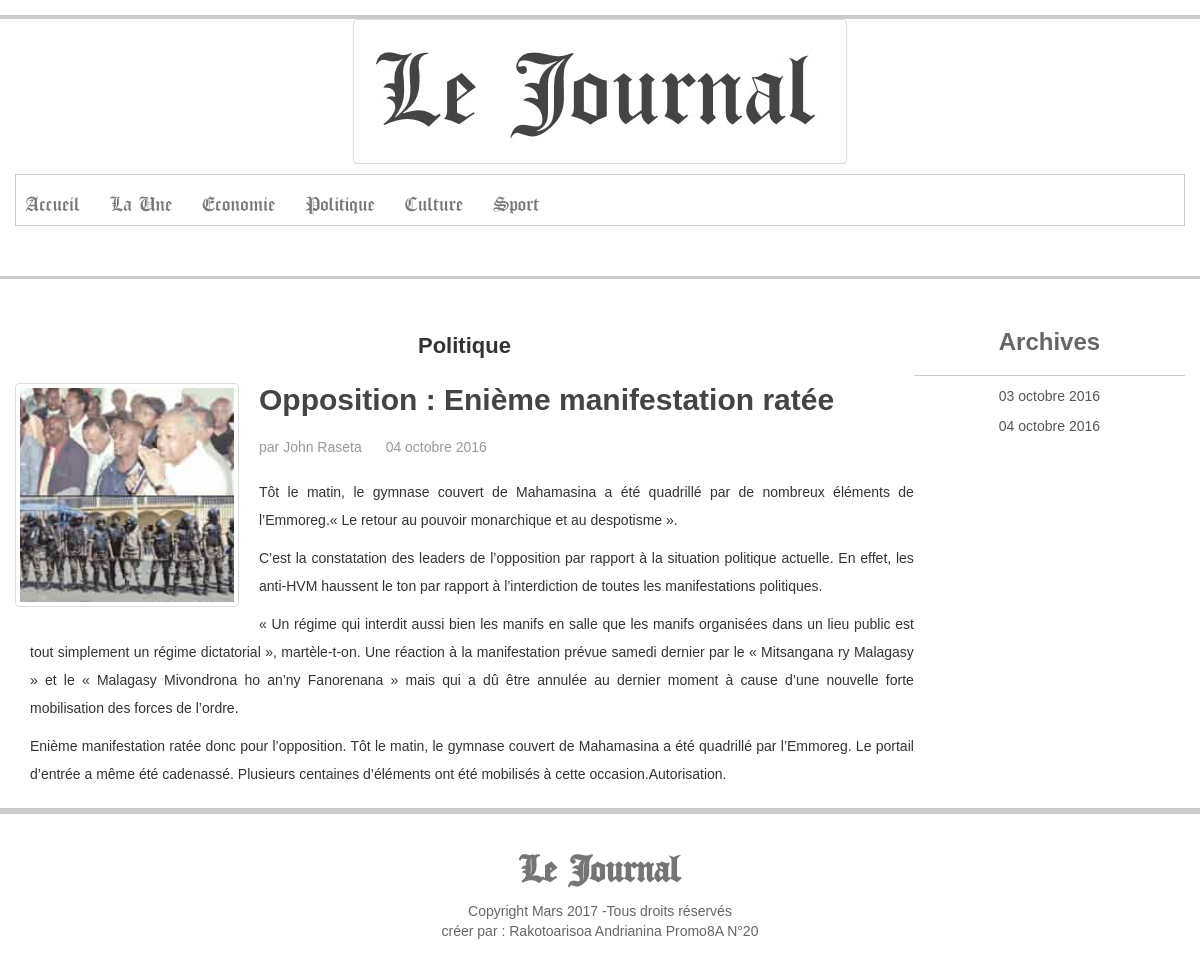
The page /article-1-Politique.php on the database its author committed.
### tables this page shows
CREATE TABLE `categorie` (
  `idCategorie` int(11) NOT NULL,
  `nomCategorie` varchar(25) NOT NULL
);

CREATE TABLE `journal` (
  `idJournal` int(11) NOT NULL,
  `dateJournal` varchar(25) NOT NULL,
  `idUne` int(11) NOT NULL DEFAULT '0',
  `publier` varchar(5) NOT NULL DEFAULT 'non'
);

### fonction/JournalDB.class.php (called while the page is built, shortened)
<?php
class JournalDB
{
	var $con;
	public function __construct($con)
	{
		$this->con=$con;
	}
	public function getArchiveJournal()
	{
		$sql = "SELECT * FROM journal WHERE publier='oui'";
		$reg=$this->con->prepare($sql);
		$reg->execute();
		$tab=array();
		while($line=$reg->fetch())
		{
			array_push($tab, new Journal($line["idJournal"],$line["dateJournal"],$line["idUne"],$line["publier"]));
		}
		return $tab;
	}
	public function getLastDate(){
		$sql = "SELECT * FROM journal WHERE publier='oui' ORDER BY dateJournal DESC LIMIT 1";
		$statement = $this->con->prepare($sql);
		$statement->execute();
		$resultSet = $statement->fetch();
		return $resultSet['dateJournal'];
	}
}
?>

### fonction/ArticleDB.class.php (called while the page is built, shortened)
<?php
class ArticleDB
{
	var $con;
	public function __construct($con)
	{
		$this->con=$con;
	}
	public function getArticle($args)
	{
		$sql = "SELECT * FROM allarticle WHERE idArticle =?";
		$reg=$this->con->prepare($sql);
		$reg->execute(array($args));
		$tab=array();
		while($line=$reg->fetch())
		{
			array_push($tab, new Article($line["idArticle"],$line["idAuteur"],$line["idPublieur"],$line["nomAuteur"],$line["nomPublieur"],$line["idCategorie"],$line["nomCategorie"],$line["idJournal"],$line["dateJournal"],$line["idUne"],$line["publier"],$line["nomImage"],$line["titreArticle"],$line["textArticle"]));
		}
		return $tab;
	}
	public function getLaUne($date)
	{
		$sql = "SELECT * FROM allarticle WHERE publier = 'oui' AND idArticle=idUne AND dateJournal=?";
		$reg=$this->con->prepare($sql);
		$reg->execute(array($date));
		$tab=array();
		while($line=$reg->fetch())
		{
			array_push($tab, new Article($line["idArticle"],$line["idAuteur"],$line["idPublieur"],$line["nomAuteur"],$line["nomPublieur"],$line["idCategorie"],$line["nomCategorie"],$line["idJournal"],$line["dateJournal"],$line["idUne"],$line["publier"],$line["nomImage"],$line["titreArticle"],$line["textArticle"]));
		}
		return $tab;
	}
}
?>

### fonction/Article.class.php (called while the page is built, shortened)
<?php
class Article
{
	public function __construct($idArticle,$idAuteur,$idPublieur,$nomAuteur,$nomPublieur,$idCategorie,$nomCategorie,$idJournal,$dateJournal,$idUne,$publier,$nomImage,$titreArticle,$textArticle)
	{
		$this->idArticle=$idArticle;
		$this->nomAuteur=$nomAuteur;
		$this->nomCategorie=$nomCategorie;
		$this->dateJournal=$dateJournal;
		$this->nomImage=$nomImage;
		$this->titreArticle=$titreArticle;
		$this->textArticle=$textArticle;
	}
}
?>

### fonction/CategorieDB.class.php (called while the page is built, shortened)
<?php
class CategorieDB
{
	var $con;
	public function __construct($con)
	{
		$this->con=$con;
	}
	public function getAllCategorie()
	{
		$sql = "SELECT * FROM categorie";
		$reg=$this->con->prepare($sql);
		$reg->execute();
		$tab=array();
		while($line=$reg->fetch())
		{
			array_push($tab, new Categorie($line["idCategorie"],$line["nomCategorie"]));
		}
		return $tab;
	}
}
?>

### fonction/Categorie.class.php (called while the page is built, shortened)
<?php
class Categorie
{
	public function __construct($idCategorie,$nomCategorie)
	{
		$this->idCategorie=$idCategorie;
		$this->nomCategorie=$nomCategorie;
	}
}
?>

### fonction/UtilDb.class.php (called while the page is built, shortened)
<?php
class UtilDb{
	public function moisEnLettre($date)
	{
		$dat = explode("-", $date);
		$mois=$dat[1];
		switch ($mois) {
		    case 10:
		        $dd=$dat[2].' '.'octobre'.' '.$dat[0] ;
		        break;
    	}
    	return $dd;
	}
}
?>

### fonction/Journal.class.php (called while the page is built, shortened)
<?php
class Journal
{
	public function __construct($idJournal,$dateJournal,$idUne,$publier)
	{
		$this->dateJournal=$dateJournal;
	}
}
?>

### article.php (the view, shortened to what this page needs)
<?php
    require_once('fonction/Article.class.php');
    require_once('fonction/ArticleDB.class.php');
    require_once('fonction/UtilDb.class.php');
    require_once('fonction/Journal.class.php');
    require_once('fonction/JournalDB.class.php');
    $base=new UtilDb();
    $connect=$base->getConnection();
    $ArticleDB=new ArticleDB($connect);
    $JournalDB=new JournalDB($connect);
    $dateArchive=$JournalDB->getArchiveJournal();
    $arts = $ArticleDB->getArticle($_GET['id']);
?>
<!doctype html>
<html>
	<head>
		<link rel="stylesheet"  style="text/css" href="css/style.min.css">
		<link rel="stylesheet"  style="text/css" href="css/header_footer.min.css">
		<link rel="stylesheet"  style="text/css" href="css/bootstrap/css/bootstrap.min.css">
		<link rel="stylesheet"  style="text/css" href="css/bootstrap/css/font-awesome.min.css">
	</head>
	<body>
        <?php include ('includes/header.php'); ?>
        <div  id="mid-line"></div>
        <div class="container main_content">
            <div class="gauche">
                <h2><?php echo $_GET['categorie'];?></h2>
                <?php
                    foreach($arts AS $article) {
                ?>
               <div class="article3">
                    <div id="img_art3">
                            <img src="images/<?php echo $article->nomImage;?>" class="img-thumbnail img_" alt="<?php echo $article->titreArticle;?>" width="224px" height="156px">
                    </div>
                    <div id="comment_art">
                        <h1><?php echo $article->titreArticle;?></h1>
                        <span id="auteur_art">par <?php echo $article->nomAuteur;?></span>
                        <span id="date_art"><?php echo $base->moisEnLettre($article->dateJournal);?></span>
                        <p><?php echo $article->textArticle;?></p>
                    </div>
                </div>
                <?php }?>
            </div>
            <div class="droite">
                <h3>Archives</h3>
                <?php
                    foreach ($dateArchive as $archive) {
                ?>
                <p><a href="archive-<?php echo $archive->dateJournal?>.php"><?php echo $base->moisEnLettre($archive->dateJournal)?></a></p>
                <?php }?>
            </div>
        </div>
        <?php include ('includes/footer.php'); ?>
	</body>
</html>

### includes/header.php (shortened to what this page needs)
<?php
	require_once('fonction/Categorie.class.php');
	require_once('fonction/CategorieDB.class.php');
	require_once('fonction/Article.class.php');
    require_once('fonction/ArticleDB.class.php');
    require_once('fonction/Journal.class.php');
    require_once('fonction/JournalDB.class.php');
	require_once('fonction/UtilDb.class.php');
	$base=new UtilDb();
	$connect=$base->getConnection();
	$CategorieDB=new CategorieDB($connect);
	$tabCategorie=$CategorieDB->getAllCategorie();
	$ArticleDB=new ArticleDB($connect);
	$JournalDB=new JournalDB($connect);
    if(isset($_GET['date']))
    {
        $lastDate=$_GET['date'];
    }
    else
    {
        $lastDate=$JournalDB->getLastDate();
    }
    $laUne=$ArticleDB->getLaUne($lastDate);
?>
<header>
	<div id="top-bg"></div>
	<div class="container">
		<div id="logo"><img src="images/header_footer/logoSite.jpg" class="img-thumbnail" alt="logoJ"></div>
		<nav class="navbar navbar-default" data-spy="affix" data-offset-top="200">
			<div class="container">
				<ul class="nav navbar-nav collapse navbar-collapse" id="navigation">
					<li><a href="accueil.php">Accueil</a></li>
					 <?php foreach($laUne AS $une) { ?>
					<li><a href="article-<?php echo $une->idArticle;?>-<?php echo $une->nomCategorie; ?>.php">La Une</a></li>
					<?php }?>
					<?php foreach($tabCategorie AS $categorie) { ?>
					<li><a href="categorie-<?php echo $categorie->idCategorie;?>-<?php echo $categorie->nomCategorie;?>.php"><?php echo $categorie->nomCategorie;?></a></li>
					<?php } ?>
				</ul>
			</div>
		</nav>
	</div>
</header>

### rows shown on the page
categorie: nomCategorie "Economie"
categorie: nomCategorie "Politique"
categorie: nomCategorie "Culture"
categorie: nomCategorie "Sport"
journal: dateJournal "03 octobre 2016"
journal: dateJournal "04 octobre 2016"

### other values the page prints
$_GET['categorie'] "Politique"
$article->titreArticle "Opposition : Enième manifestation ratée"
$article->nomAuteur "John Raseta"
$base->moisEnLettre($article->dateJournal) "04 octobre 2016"
